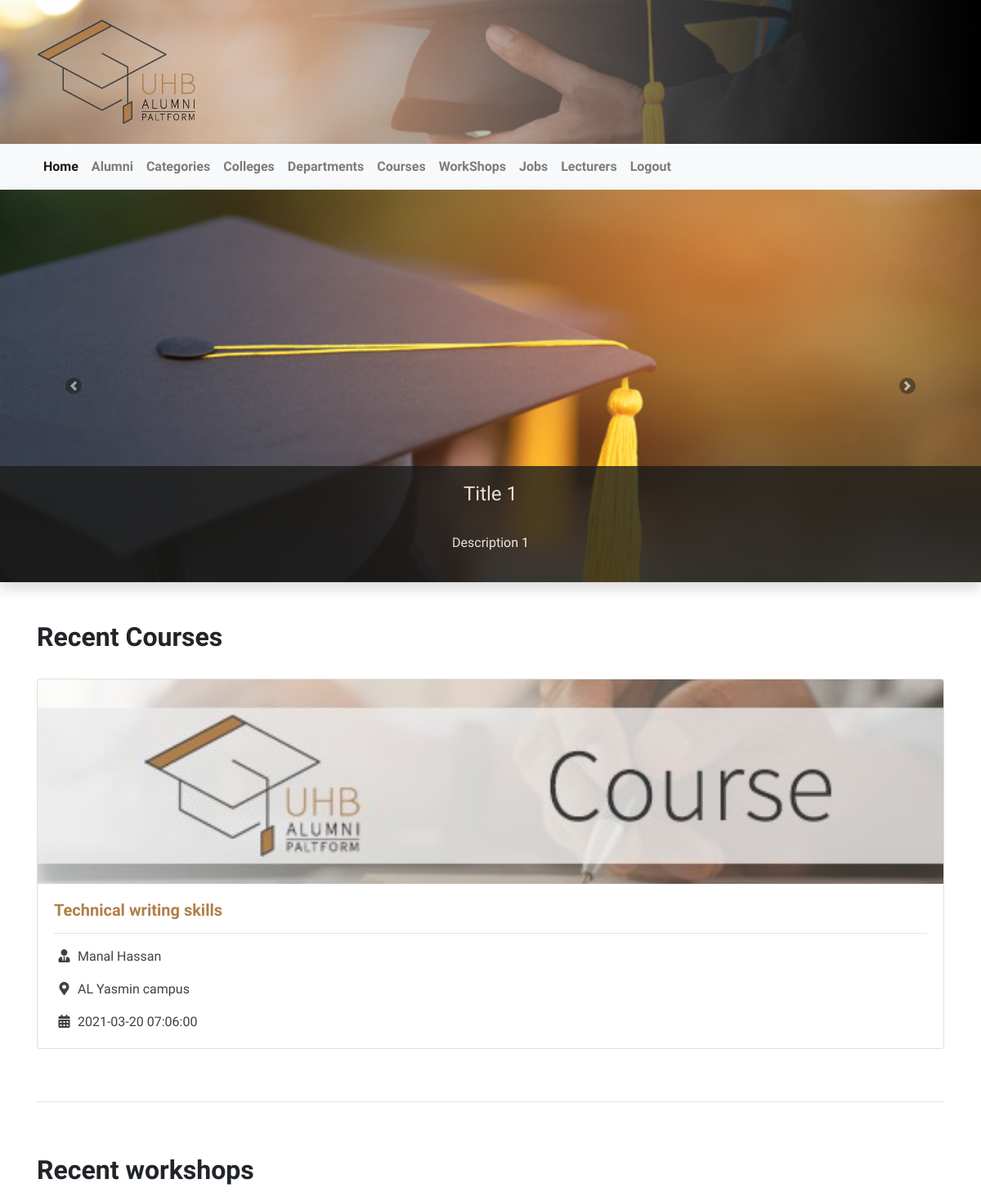
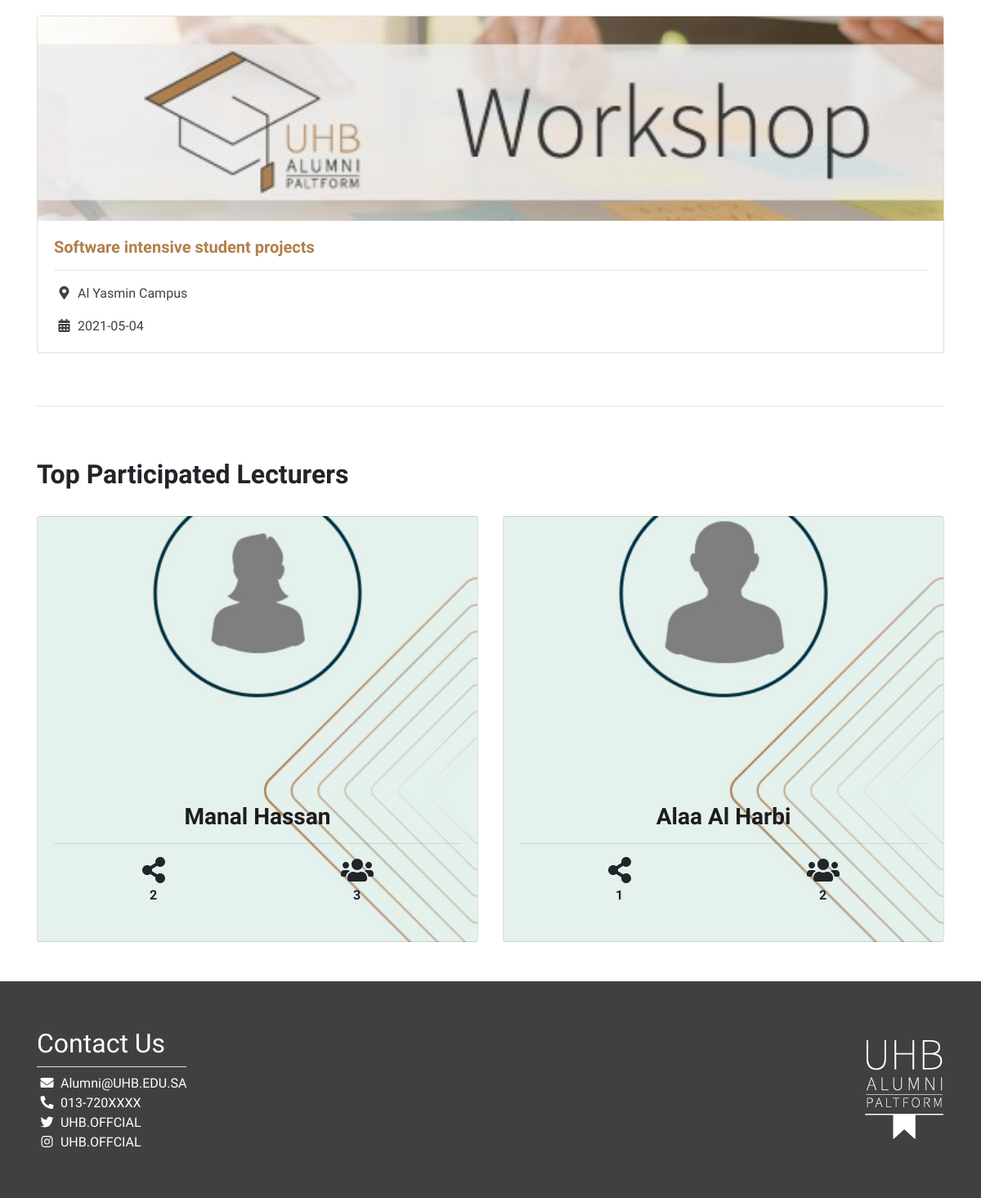
Screenshot of /Code/views/public (signed in) with the database file from the repository (2 pictures, top to bottom).
### tables this page shows
CREATE TABLE `courses` (
  `id` int(11) NOT NULL,
  `crs_name` varchar(255) NOT NULL,
  `location` varchar(255) NOT NULL,
  `details` text NOT NULL,
  `start_date` datetime NOT NULL,
  `end_date` datetime NOT NULL,
  `deadline` date NOT NULL,
  `lecturer_id` int(11) NOT NULL,
  `category_id` int(11) NOT NULL
);

CREATE TABLE `lecturers` (
  `id` int(11) NOT NULL,
  `SSN` varchar(255) NOT NULL,
  `lec_name` varchar(255) NOT NULL,
  `email` varchar(255) NOT NULL,
  `password` varchar(255) NOT NULL,
  `salt` varchar(10) NOT NULL,
  `phone` varchar(25) NOT NULL,
  `cv` varchar(255) NOT NULL,
  `department_id` int(11) NOT NULL,
  `gender` tinyint(1) NOT NULL COMMENT '0: male, 1:female'
);

CREATE TABLE `workshops` (
  `id` int(11) NOT NULL,
  `wshop_name` varchar(255) NOT NULL,
  `deadline` date NOT NULL,
  `location` varchar(255) NOT NULL,
  `details` text NOT NULL,
  `category_id` int(11) NOT NULL
);

### Code/views/public/index.php (the view, shortened to what this page needs)
<?php
require_once "../../init/init.php";
$stmt = $con->prepare("SELECT courses.*, lecturers.lec_name AS lecturer
								FROM courses
								INNER JOIN lecturers
								ON lecturers.id = courses.lecturer_id
								ORDER BY courses.deadline DESC
								LIMIT 3");
$stmt->execute();
$courses = $stmt->fetchAll();
$stmt = $con->prepare("SELECT * FROM workshops
								ORDER BY deadline DESC
								LIMIT 3");
$stmt->execute();
$workshops = $stmt->fetchAll();
$stmt = $con->prepare("Select lecturers.* , COUNT(courses.id), COUNT(lecturer_workshop.id), ( COUNT(courses.id) + COUNT(lecturer_workshop.id) ) as shares
								From lecturers
								LEFT JOIN courses
								ON lecturers.id = courses.lecturer_id
								LEFT JOIN lecturer_workshop
								ON lecturers.id = lecturer_workshop.lecturer_id
								GROUP BY lecturers.id
								ORDER by shares DESC
								Limit 3");
$stmt->execute();
$lecturers = $stmt->fetchAll();
for( $i = 0; $i < sizeof( $lecturers ); $i++ ) {
	$id = $lecturers[$i]['id'];
	$stmt = $con->prepare("SELECT SUM(ac) as total_sum
										FROM ( SELECT courses.*, COUNT(alumnus_course.id) AS ac
												FROM courses
												INNER JOIN alumnus_course
                                                ON alumnus_course.course_id = courses.id
										    	WHERE lecturer_id = ?
                                                GROUP BY id) AS result");
	$stmt->execute([$id]);
	$courses_alumni = $stmt->fetch()['total_sum'];
	if ( $courses_alumni == null ) {
		$courses_alumni = 0;
	}
	$stmt = $con->prepare("SELECT SUM(aw) as total_sum
										FROM ( SELECT workshops.*, COUNT(alumnus_workshop.id) AS aw
												FROM workshops
												INNER JOIN alumnus_workshop
                                                ON alumnus_workshop.workshop_id = workshops.id
												INNER JOIN lecturer_workshop
												ON lecturer_workshop.workshop_id = workshops.id
										    	WHERE lecturer_id = ?
                                                GROUP BY id) AS result");
	$stmt->execute([$id]);
	$workshops_alumni = $stmt->fetch()['total_sum'];
	$lecturers[$i]['learners'] = $courses_alumni + $workshops_alumni;
}
?>
<div id="carouselExampleInterval" class="carousel slide bg-white  " data-ride="carousel">
	<div class="carousel-inner shadow ">
		<div class="carousel-item active" data-interval="3000">
			<img src="<?= asset("Images/slider/slider1.jpg") ?>" class="d-block w-100 fullimg">
			<div class="carousel-caption bg-dark  ">
				<h4>Title 1</h4>
				<hr>
				<p>
					Description 1
				</p>
			</div>
		</div>
	</div>
	<a class="carousel-control-prev" href="#carouselExampleInterval" role="button" data-slide="prev">
		<span class="carousel-control-prev-icon bg-dark rounded-circle p-1" style="background-origin: content-box;"
			  aria-hidden="true"></span>
	</a>
	<a class="carousel-control-next " href="#carouselExampleInterval" role="button" data-slide="next">
		<span class="carousel-control-next-icon bg-dark rounded-circle p-1" style="background-origin: content-box;"
			  aria-hidden="true"></span>
	</a>
</div>
<div class="container py-5">
	<Courses>
		<h2 class=" pb-4 font-weight-bold">Recent Courses</h2>
		<div class="card-deck">
			<?php foreach ($courses as $course): ?>
			<div class="card">
				<img class="card-img-top Cardimage" src="<?= asset("Images/course.jpeg"); ?>" alt="Card image cap">
				<div class="card-body">
					<h5 class="card-title font-weight-bold  text-primary"><?= $course['crs_name'] ?></h5>
					<hr/>
					<p class="card-text text-decoration-none text-secondary">
						<i class="icon fas fa-user-tie "></i> <?= $course['lecturer'] ?>
					</p>
					<p class="card-text text-decoration-none text-secondary">
						<i class="icon fas fa-map-marker-alt "></i> <?= $course['location'] ?>
					</p>
					<p class="card-text text-decoration-none text-secondary">
						<i class="icon fas fa-calendar-alt"></i> <?= $course['start_date'] ?>
					</p>
				</div>
			</div>
			<?php endforeach; ?>
		</div>
	</Courses>
	<br/>
	<br/>
	<hr/>
	<br/>
	<br/>
	<workshops>
		<h2 class=" pb-4 font-weight-bold">Recent workshops</h2>
		<div class="card-deck">
			<?php foreach ($workshops as $workshop): ?>
			<div class="card">
				<img class="card-img-top Cardimage" src="<?= asset("Images/workshop.jpeg") ?>" alt="Card image cap">
				<div class="card-body">
					<h5 class="card-title font-weight-bold  text-primary"><?= $workshop['wshop_name'] ?></h5>
					<hr/>
					<p class="card-text text-decoration-none text-secondary">
						<i class="icon fas fa-map-marker-alt "></i> <?= $workshop['location'] ?>
					</p>
					<p class="card-text text-decoration-none text-secondary">
						<i class="icon fas fa-calendar-alt"></i> <?= $workshop['deadline'] ?>
					</p>
				</div>
			</div>
			<?php endforeach; ?>
		</div>
	</workshops>
	<br/>
	<br/>
	<hr/>
	<br/>
	<br/>
	<TopLecturers>
		<h2 class=" pb-4 font-weight-bold">Top Participated Lecturers</h2>
		<div class="card-deck">
			<?php foreach ($lecturers as $lecturer): ?>
			<div class="card Cardbackground" style="background-image:url('<?= asset("Images/bg/" . ( $lecturer['gender'] ? "female" : "male" ) . ".jpg") ?>') ;">
				<div class="card-body" style="padding-top: 65%;">
					<h5 class="card-title font-weight-bold h3 text-dark text-center"><?= $lecturer['lec_name'] ?></h5>
					<hr/>
					<div class="d-flex justify-content-around  text-center font-weight-bold">
                        <span>
                            <i class=" fas fa-share-alt fa-2x"></i>
                            <br/>
                            <?= $lecturer['shares'] ?>
                        </span>
						<span>
                            <i class=" fas fa-users  fa-2x"></i>
                            <br/>
                            <?= $lecturer['learners'] ?>
                        </span>
					</div>
					<br/>
				</div>
			</div>
			<?php endforeach; ?>
		</div>
	</TopLecturers>
</div>
<?php require_once "../includes/footer.php"; ?>

### Code/assets/css/style.css (style rules this page uses)
body { background-repeat: no-repeat; background-size: cover; font-family: 'Cairo'; background-attachment: fixed; background-position: center; }
.carousel-caption { right: 0px; left: 0px; opacity: .8; }
.fullimg { height: 25vh; object-fit: cover; }
.carousel-caption { bottom: 0px; z-index: 10; }
.carousel-item { height: 30rem; }
.carousel-item > img { position: absolute; top: 0; left: 0; min-width: 100%; height: 30rem; }
.Cardimage { max-height: 250px;height: 250px; object-fit: cover; }
.Cardbackground { background-repeat: no-repeat; background-size: cover; background-position: center; }
.icon { width: 25px !important; }

### rows the page displays
courses: crs_name "Technical writing skills", lecturer.lec_name "Manal Hassan", location "AL Yasmin campus", start_date "2021-03-20 07:06:00"
workshops: wshop_name "Software intensive student projects", location "Al Yasmin Campus", deadline "2021-05-04"
lecturers: shows a picture, lec_name "Manal Hassan", shares "2", learners "3"
lecturers: shows a picture, lec_name "Alaa Al Harbi", shares "1", learners "2"
